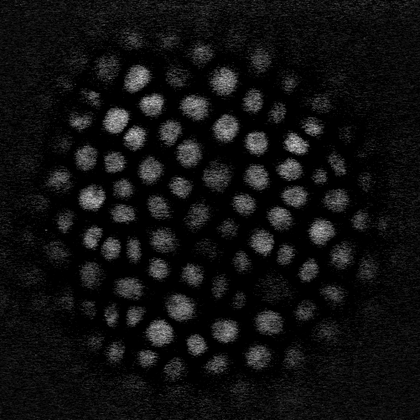
%> input picture im/arabidopsis.png, 420 x 420 px, shrunk from 501 x 501 before the run
$ octave blob_detector2d_test.m   (GNU Octave 9; MATLAB toolbox functions it lacks are replaced by stand-ins)
%> lines starting %> are read from the running program, lines starting %| are printed output that depends on the picture
### lib/blob_filter2d.m
function imlog = blob_filter2d(im,s)
%% blob_filter2d - enhances 2D blob-like structures
%
%   INPUT:
%       im      - image
%       s       - sigma = [sigmax sigmay]
%
%   OUTPUT:
%       imlog   - enhanced image
%
%   AUTHOR:
%       Boguslaw Obara
%
%   VERSION:
%       0.1 - 03/06/2010 first implementation

%% 2D LoG
h = fspecial('log',round(6*s(1)),round(s(1)));
%h = fspecial('log',round(3*s(1)),round(s(1)));

imlog = imfilter(imcomplement(im),h,'same','symmetric');
%imlog = imfilter(imcomplement(im),h,'same','replicate');

%% use only hills, valleys are removed
imlog(imlog<0) = 0;

%% normalize
imlog = (imlog-min(imlog(:)))/(max(imlog(:))-min(imlog(:)));

end

### lib/seed_search2d.m
function b = seed_search2d(im,s,t)
%% seed_search2d - finding seeds
%
%   INPUT:
%       im      - LoG of blob channel
%       s       - blob size
%       t       - lowest intensity bound
%
%   OUTPUT:
%       b      - detected blob positions
%
%   AUTHOR:
%       Boguslaw Obara

%% regional max
% cube is 10 times faster - matlab converts it into 1D line elements
% se = ones(2*ns+1);

% ellipse
s = round(s);
[xg,yg] = meshgrid(-s(1):s(1),-s(2):s(2));
se = ( (xg/s(1)).^2 + (yg/s(2)).^2 ) <= 1;

immax = imdilate(im,se);

idx = find(im==immax);
idx(im(idx)<t) = [];

[xc,yc] = ind2sub(size(im),idx);
b = [xc yc];

[~,idxs] = sort(im(idx),'descend');
b = b(idxs,:);
b(:,3) = (1:size(b,1))';

end

### lib/blob_detector2d.m
function b = blob_detector2d(im,s,t)
%%  blob_detector2d - 2D blob detector
%
%   REFERENCE:
%       B. Obara and A. Jabeen and N. Fernandez and P. P. Laissue,
%       A novel method for quantified, superresolved, three-dimensional
%       colocalisation of isotropic, fluorescent particles,
%       Histochemistry and Cell Biology, 139, 3, 391-402, 2013
%
%   INPUT:
%       imn     - image
%       s       - blob size[pixels] =
%                   ns[microns]*[1/resolutionx 1/resolutiony]
%       t       - lowest intensity bound,
%
%   OUTPUT:
%       b      - detected blob positions
%                   b(:,1) -> x
%                   b(:,2) -> y
%                   b(:,3) -> average intensity of blob volumes
%                   b(:,4) -> average LoG intensity of blob volumes
%
%   AUTHOR:
%       Boguslaw Obara
%
%   VERSION:
%       0.1 - 30/06/2009 first implementation
%       0.2 - 04/06/2010 LoG + revision
%       0.3 - 24/09/2010 speed up

%% LoG
imlog = blob_filter2d(im,s);

%% finding seeds
b = seed_search2d(imlog,s,t);

%% filtering
dt = mask_descriptor2d(im,imlog,b,s);
b = stat_descriptor2d(im,b,dt,s*1.2); %1.2

%% average intensity values
b(:,4) = dt(b(:,3),1);
b(:,5) = dt(b(:,3),2);
b(:,3) = []; % remove indices

end

### lib/mask_descriptor2d.m
function dt = mask_descriptor2d(im,imlog,b,s)
%% mask_descriptor2d - table with descriptor measures
%
%   INPUT:
%       im      - blob channel
%       imlog   - LoG of blob channel
%       b       - detected blob positions
%       s       - blob size
%
%   OUTPUT:
%       dt      - descriptor values
%
%   AUTHOR:
%       Boguslaw Obara

%% setup
[xn,yn] = size(im);
dt = zeros(size(b,1),5);

%% loop
for i=1:size(b,1)
    idx = ellipse2d(xn,yn,b(i,1),b(i,2),s(1),s(2));
    v = im(idx);
    vlog = imlog(idx);
    m = mean(double(v(:)));
    mlog = mean(double(vlog(:)));
    su = sum(double(v(:)));
    dt(i,1) = m;
    dt(i,2) = mlog;
    dt(i,3) = su;
end

end

### blob_detector2d_test.m
%% clear
clc; clear all; close all;

%% path
addpath('./lib')

%% load image
im = imread ('./im/arabidopsis.png');
%> im is the input picture: size 420x420 uint8; min 0, max 227, mean 16.9

%% normalize
im = double(im); im = (im-min(im(:)))/(max(im(:))-min(im(:)));

%% blob detection
rx = 0.1387; % pixel/micron resolution for x
ry = 0.1387; % pixel/micron resolution for y
s = 1.5; % blob size in microns
s = [s/rx s/ry]; % blob size in pixels for x and y
t = 0.20; % threshold level

b = blob_detector2d(im,s,t);
%> in blob_filter2d, `imlog = imfilter(imcomplement(im),h,'same','symmetric');`:
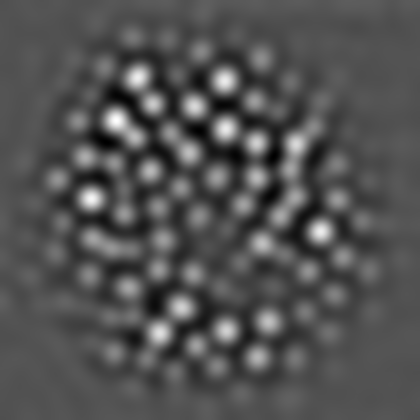
%> imlog: size 420x420 double; min -0.0012, max 0.0025, mean 3.68e-18; drawn with min black and max white
%> in blob_filter2d, `imlog(imlog<0) = 0;`:
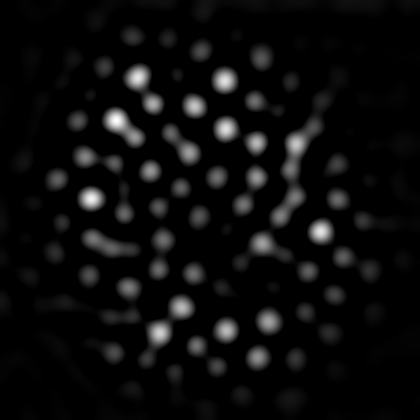
%> imlog: size 420x420 double; min 0, max 0.0025, mean 0.000122; drawn with min black and max white
%> in seed_search2d, `immax = imdilate(im,se);`:
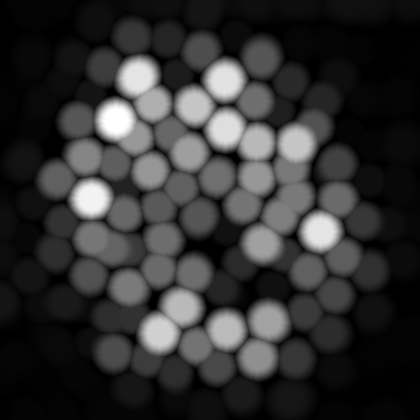
%> immax: size 420x420 double; min 0, max 1, mean 0.198
%> in seed_search2d, `idx = find(im==immax);`: idx = 4565 values from 1 to 176382
%> in seed_search2d, `[xc,yc] = ind2sub(size(im),idx);`: xc = 59 values, max 367 at index 34, min 38 at index 14, mean 207.2; yc = 59 values from 58 to 363
%> in seed_search2d, `b = [xc yc];`: b = 59 rows, first 12: [180 58; 122 79; 158 86; 276 90; 199 92; 239 94; 68 105; 249 112; 164 115; 353 115; 121 117; 214 125]
%> in seed_search2d, `[~,idxs] = sort(im(idx),'descend');`: idxs = 59 values, max 59 at index 57, min 1 at index 39, mean 30
%> in seed_search2d, `b = b(idxs,:);`: b = 59 rows, first 12: [121 117; 199 92; 78 138; 232 321; 82 225; 130 226; 334 160; 145 297; 107 195; 331 227; 308 182; 144 257]
%> in blob_detector2d, `b = seed_search2d(imlog,s,t);`: b = 59 rows, first 12: [121 117 1; 199 92 2; 78 138 3; 232 321 4; 82 225 5; 130 226 6; 334 160 7; 145 297 8; 107 195 9; 331 227 10; 308 182 11; 144 257 12]
%> the run ends on the next line
